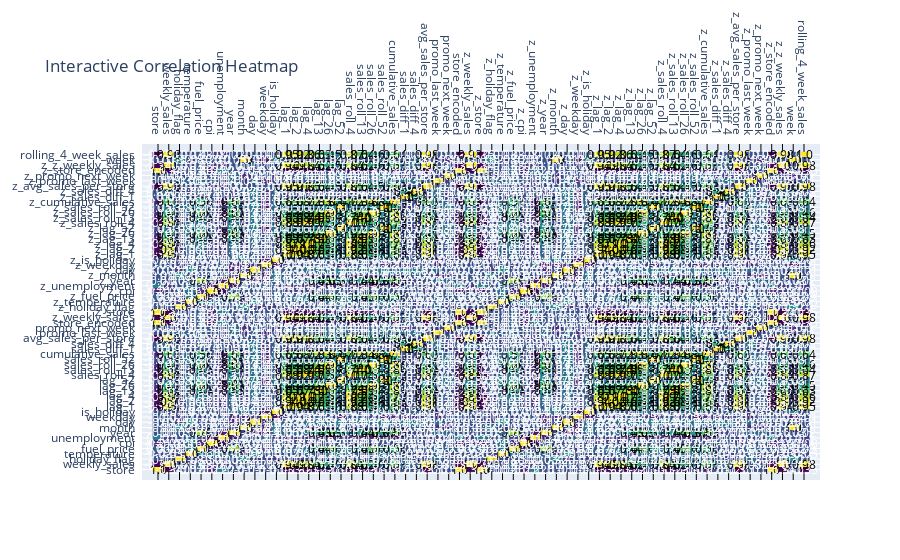

The notebook cell this image was saved under:
### Code cell
import plotly.figure_factory as ff

corr_matrix = numerics.corr().round(2)
fig = ff.create_annotated_heatmap(z=corr_matrix.values,
                                  x=list(corr_matrix.columns),
                                  y=list(corr_matrix.columns),
                                  annotation_text=corr_matrix.values.astype(str),
                                  colorscale='Viridis')
fig.update_layout(title="Interactive Correlation Heatmap")
fig.show()
